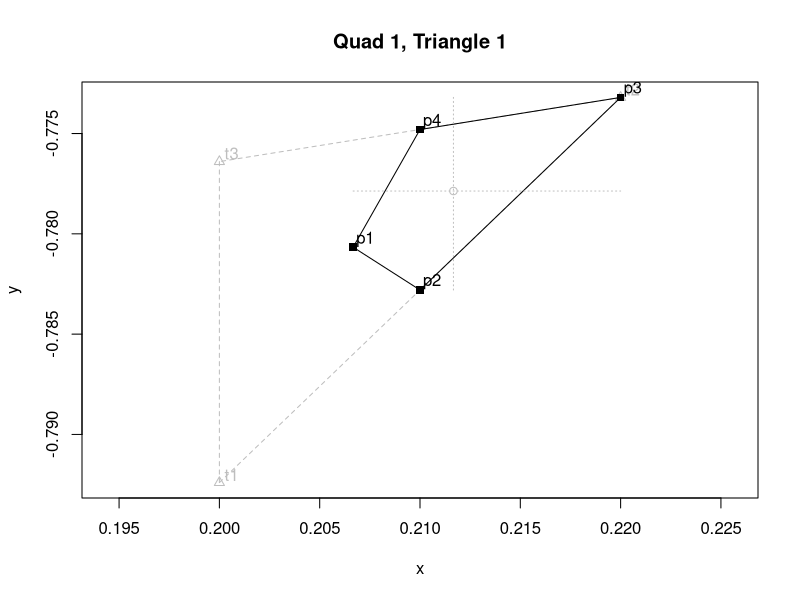
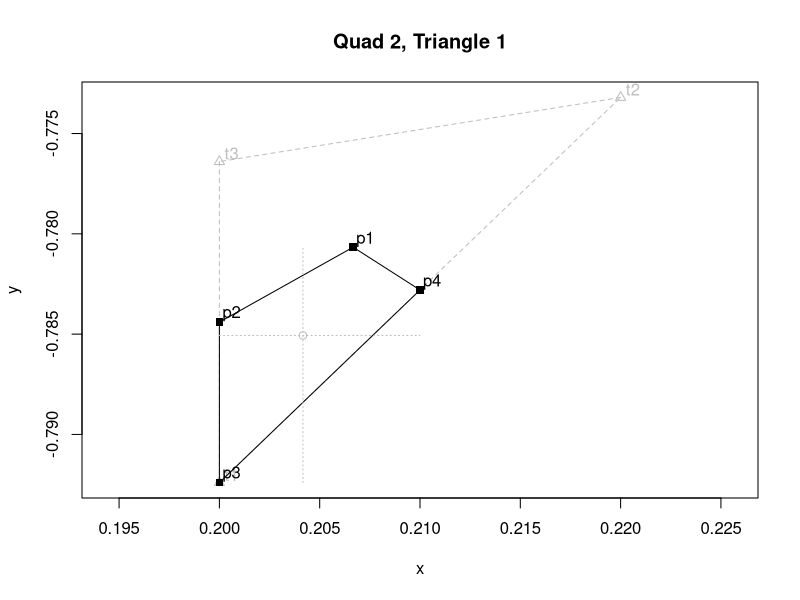
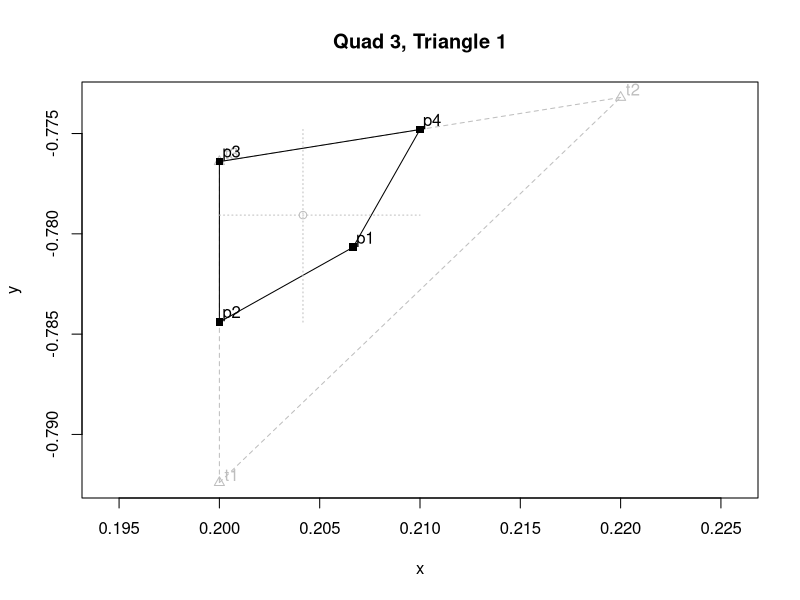
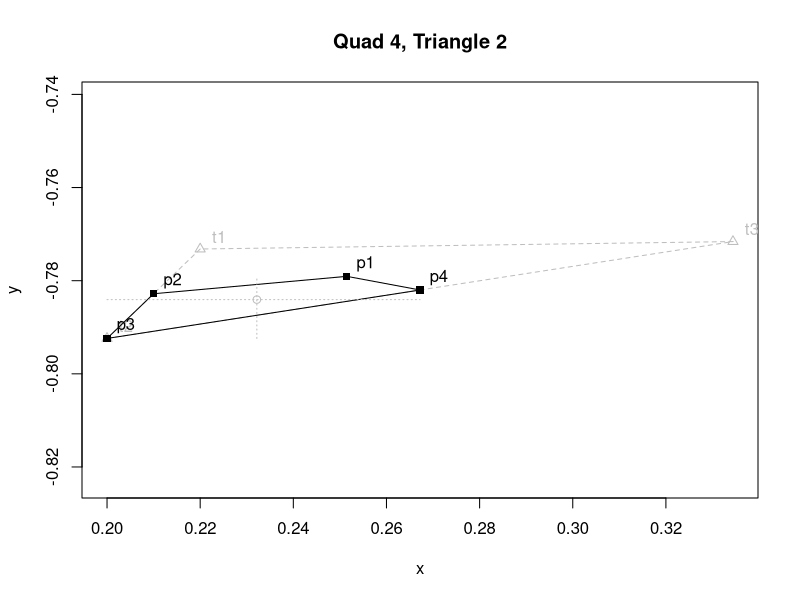
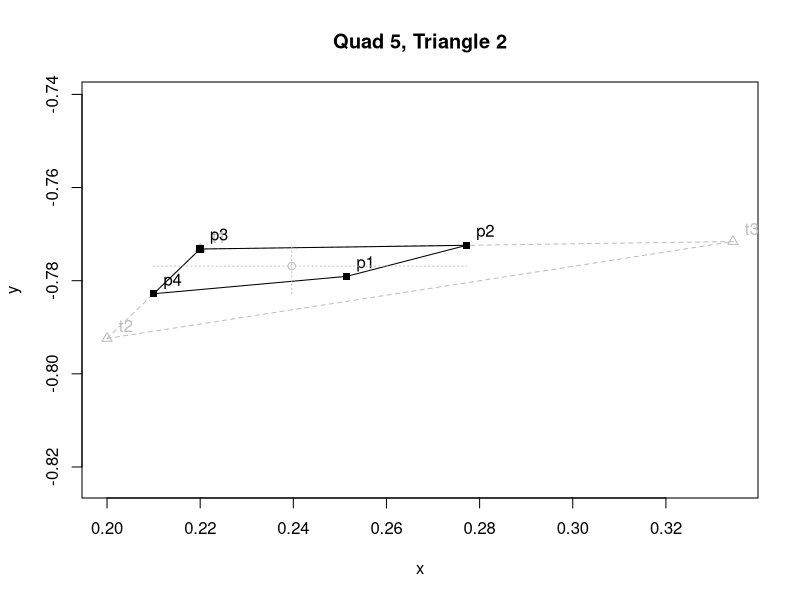
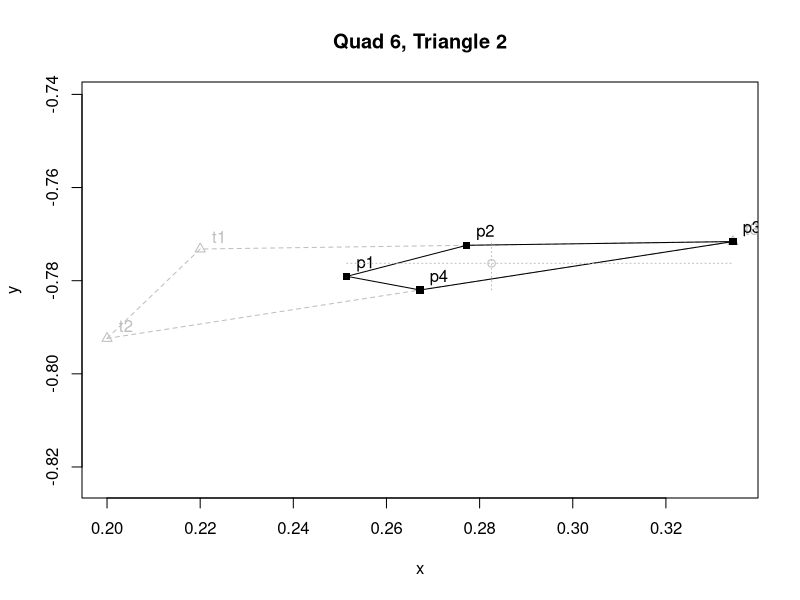
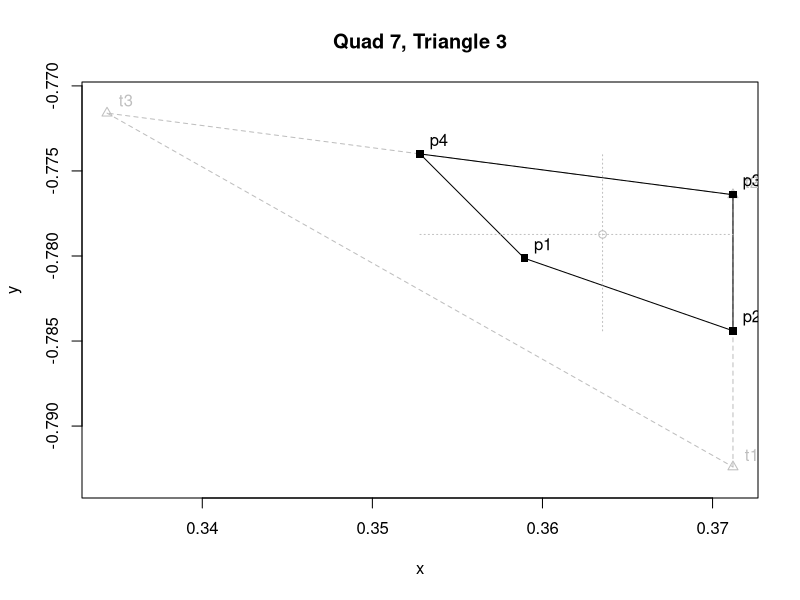
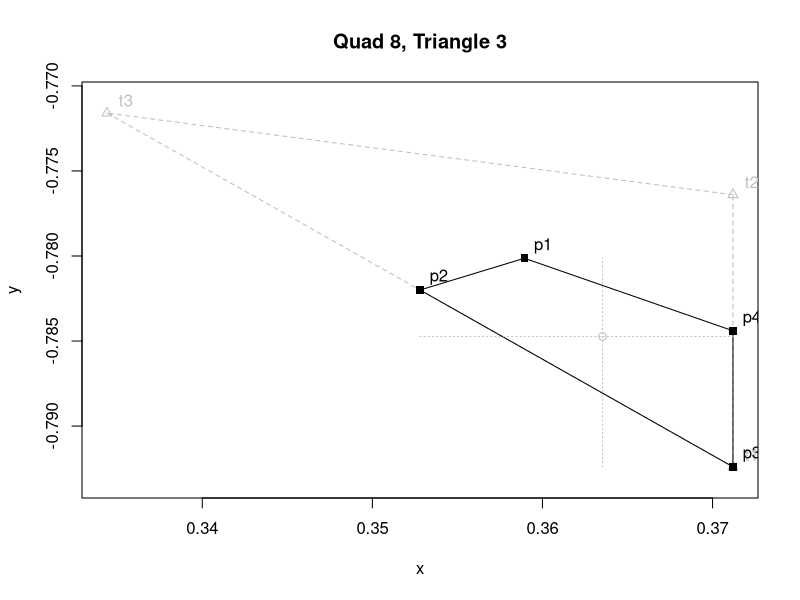

Write R code to recreate these figures, in order.
centroid = function ( X, Y ) {
cx = (X[1] + X[2] + X[3] + X[4]) / 4
cy = (Y[1] + Y[2] + Y[3] + Y[4]) / 4
data.frame( cx, cy )
}

show = function ( X, Y, TX=NULL, TY=NULL, title="" ) {
TL = c( "t1", "t2", "t3" )  #labels for tri  pts
QL = c( "p1", "p2", "p3", "p4" )  #labels for quad pts
width = max( abs( X[1] - X[2] ),
abs( X[1] - X[3] ),
abs( X[1] - X[4] ),
abs( X[2] - X[3] ),
abs( X[2] - X[4] ),
abs( X[3] - X[4] ),
abs( Y[1] - Y[2] ),
abs( Y[1] - Y[3] ),
abs( Y[1] - Y[4] ),
abs( Y[2] - Y[3] ),
abs( Y[2] - Y[4] ),
abs( Y[3] - Y[4] ) )
plot( TX, TY, asp=1, main=title, col="gray", pch=2, xlab="x", ylab="y" )
width = max( width, 
abs( TX[1] - TX[2] ),
abs( TX[1] - TX[3] ),
abs( TX[2] - TX[3] ),
abs( TY[1] - TY[2] ),
abs( TY[1] - TY[3] ),
abs( TY[2] - TY[3] ) )
text( TX+0.03*width, TY+0.02*width, labels=TL, col="gray" )
segments( TX[1], TY[1], TX[2], TY[2], col="gray", lty=2 )
segments( TX[2], TY[2], TX[3], TY[3], col="gray", lty=2 )
segments( TX[3], TY[3], TX[1], TY[1], col="gray", lty=2 )
points( X, Y, pch=15 )
text( X+0.03*width, Y+0.02*width, labels=QL )
segments( X[1], Y[1], X[2], Y[2] )
segments( X[2], Y[2], X[3], Y[3] )
segments( X[3], Y[3], X[4], Y[4] )
segments( X[4], Y[4], X[1], Y[1] )

#calc centroid
c = centroid( X, Y )
#calc limits
minX = X[1]
maxX = X[1]
minY = Y[1]
maxY = Y[1]
for (i in c(2, 3, 4)) {
	if (X[i] < minX)    minX = X[i]
	if (X[i] > maxX)    maxX = X[i]
	if (Y[i] < minY)    minY = Y[i]
	if (Y[i] > maxY)    maxY = Y[i]
}
#draw coordinate system centered at centroid
points( c, col="gray" )
segments( minX, c$cy, maxX, c$cy, col="gray", lty=3 )
segments( c$cx, minY, c$cx, maxY, col="gray", lty=3 )
}

X = c(0.2066666666666667, 0.21000000000000002, 0.22, 0.21000000000000002)
Y = c(-0.7806666666666665, -0.7827999999999999, -0.7732, -0.7747999999999999)
TX = c(0.2, 0.22, 0.2)
TY = c(-0.7924, -0.7732, -0.7764)
show( X, Y, TX, TY, title="Quad 1, Triangle 1")

X = c(0.2066666666666667, 0.2, 0.2, 0.21000000000000002)
Y = c(-0.7806666666666665, -0.7844, -0.7924, -0.7827999999999999)
TX = c(0.2, 0.22, 0.2)
TY = c(-0.7924, -0.7732, -0.7764)
show( X, Y, TX, TY, title="Quad 2, Triangle 1")

X = c(0.2066666666666667, 0.2, 0.2, 0.21000000000000002)
Y = c(-0.7806666666666665, -0.7844, -0.7764, -0.7747999999999999)
TX = c(0.2, 0.22, 0.2)
TY = c(-0.7924, -0.7732, -0.7764)
show( X, Y, TX, TY, title="Quad 3, Triangle 1")

X = c(0.25146666666666667, 0.21000000000000002, 0.2, 0.2672)
Y = c(-0.7790666666666666, -0.7827999999999999, -0.7924, -0.782)
TX = c(0.22, 0.2, 0.3344)
TY = c(-0.7732, -0.7924, -0.7716)
show( X, Y, TX, TY, title="Quad 4, Triangle 2")

X = c(0.25146666666666667, 0.2772, 0.22, 0.21000000000000002)
Y = c(-0.7790666666666666, -0.7724, -0.7732, -0.7827999999999999)
TX = c(0.22, 0.2, 0.3344)
TY = c(-0.7732, -0.7924, -0.7716)
show( X, Y, TX, TY, title="Quad 5, Triangle 2")

X = c(0.25146666666666667, 0.2772, 0.3344, 0.2672)
Y = c(-0.7790666666666666, -0.7724, -0.7716, -0.782)
TX = c(0.22, 0.2, 0.3344)
TY = c(-0.7732, -0.7924, -0.7716)
show( X, Y, TX, TY, title="Quad 6, Triangle 2")

X = c(0.3589333333333333, 0.3712, 0.3712, 0.3528)
Y = c(-0.7801333333333332, -0.7844, -0.7764, -0.774)
TX = c(0.3712, 0.3712, 0.3344)
TY = c(-0.7924, -0.7764, -0.7716)
show( X, Y, TX, TY, title="Quad 7, Triangle 3")

X = c(0.3589333333333333, 0.3528, 0.3712, 0.3712)
Y = c(-0.7801333333333332, -0.782, -0.7924, -0.7844)
TX = c(0.3712, 0.3712, 0.3344)
TY = c(-0.7924, -0.7764, -0.7716)
show( X, Y, TX, TY, title="Quad 8, Triangle 3")

X = c(0.3589333333333333, 0.3528, 0.3344, 0.3528)
Y = c(-0.7801333333333332, -0.782, -0.7716, -0.774)
TX = c(0.3712, 0.3712, 0.3344)
TY = c(-0.7924, -0.7764, -0.7716)
show( X, Y, TX, TY, title="Quad 9, Triangle 3")

X = c(0.2909333333333333, 0.3264, 0.3184, 0.2692)
Y = c(-0.7686666666666667, -0.7664, -0.7612, -0.7672)
TX = c(0.3344, 0.3184, 0.22)
TY = c(-0.7716, -0.7612, -0.7732)
show( X, Y, TX, TY, title="Quad 10, Triangle 4")

X = c(0.2909333333333333, 0.2772, 0.3344, 0.3264)
Y = c(-0.7686666666666667, -0.7724, -0.7716, -0.7664)
TX = c(0.3344, 0.3184, 0.22)
TY = c(-0.7716, -0.7612, -0.7732)
show( X, Y, TX, TY, title="Quad 11, Triangle 4")

X = c(0.2909333333333333, 0.2772, 0.22, 0.2692)
Y = c(-0.7686666666666667, -0.7724, -0.7732, -0.7672)
TX = c(0.3344, 0.3184, 0.22)
TY = c(-0.7716, -0.7612, -0.7732)
show( X, Y, TX, TY, title="Quad 12, Triangle 4")

X = c(0.30186666666666667, 0.3528, 0.3344, 0.2672)
Y = c(-0.7854666666666666, -0.782, -0.7716, -0.782)
TX = c(0.3712, 0.3344, 0.2)
TY = c(-0.7924, -0.7716, -0.7924)
show( X, Y, TX, TY, title="Quad 13, Triangle 5")

X = c(0.30186666666666667, 0.28559999999999997, 0.3712, 0.3528)
Y = c(-0.7854666666666666, -0.7924, -0.7924, -0.782)
TX = c(0.3712, 0.3344, 0.2)
TY = c(-0.7924, -0.7716, -0.7924)
show( X, Y, TX, TY, title="Quad 14, Triangle 5")

X = c(0.30186666666666667, 0.28559999999999997, 0.2, 0.2672)
Y = c(-0.7854666666666666, -0.7924, -0.7924, -0.782)
TX = c(0.3712, 0.3344, 0.2)
TY = c(-0.7924, -0.7716, -0.7924)
show( X, Y, TX, TY, title="Quad 15, Triangle 5")

X = c(0.26133333333333336, 0.2692, 0.3184, 0.28200000000000003)
Y = c(-0.7636, -0.7672, -0.7612, -0.7587999999999999)
TX = c(0.22, 0.3184, 0.2456)
TY = c(-0.7732, -0.7612, -0.7564)
show( X, Y, TX, TY, title="Quad 16, Triangle 6")

X = c(0.26133333333333336, 0.2328, 0.22, 0.2692)
Y = c(-0.7636, -0.7647999999999999, -0.7732, -0.7672)
TX = c(0.22, 0.3184, 0.2456)
TY = c(-0.7732, -0.7612, -0.7564)
show( X, Y, TX, TY, title="Quad 17, Triangle 6")

X = c(0.26133333333333336, 0.2328, 0.2456, 0.28200000000000003)
Y = c(-0.7636, -0.7647999999999999, -0.7564, -0.7587999999999999)
TX = c(0.22, 0.3184, 0.2456)
TY = c(-0.7732, -0.7612, -0.7564)
show( X, Y, TX, TY, title="Quad 18, Triangle 6")

X = c(0.2784, 0.2788, 0.312, 0.2948)
Y = c(-0.7326666666666667, -0.748, -0.7396, -0.7208)
TX = c(0.2456, 0.312, 0.2776)
TY = c(-0.7564, -0.7396, -0.702)
show( X, Y, TX, TY, title="Quad 19, Triangle 7")

X = c(0.2784, 0.2616, 0.2456, 0.2788)
Y = c(-0.7326666666666667, -0.7292, -0.7564, -0.748)
TX = c(0.2456, 0.312, 0.2776)
TY = c(-0.7564, -0.7396, -0.702)
show( X, Y, TX, TY, title="Quad 20, Triangle 7")

X = c(0.2784, 0.2616, 0.2776, 0.2948)
Y = c(-0.7326666666666667, -0.7292, -0.702, -0.7208)
TX = c(0.2456, 0.312, 0.2776)
TY = c(-0.7564, -0.7396, -0.702)
show( X, Y, TX, TY, title="Quad 21, Triangle 7")

X = c(0.292, 0.2788, 0.2456, 0.28200000000000003)
Y = c(-0.7524000000000001, -0.748, -0.7564, -0.7587999999999999)
TX = c(0.312, 0.2456, 0.3184)
TY = c(-0.7396, -0.7564, -0.7612)
show( X, Y, TX, TY, title="Quad 22, Triangle 8")

X = c(0.292, 0.31520000000000004, 0.312, 0.2788)
Y = c(-0.7524000000000001, -0.7504, -0.7396, -0.748)
TX = c(0.312, 0.2456, 0.3184)
TY = c(-0.7396, -0.7564, -0.7612)
show( X, Y, TX, TY, title="Quad 23, Triangle 8")

X = c(0.292, 0.31520000000000004, 0.3184, 0.28200000000000003)
Y = c(-0.7524000000000001, -0.7504, -0.7612, -0.7587999999999999)
TX = c(0.312, 0.2456, 0.3184)
TY = c(-0.7396, -0.7564, -0.7612)
show( X, Y, TX, TY, title="Quad 24, Triangle 8")

X = c(0.30293333333333333, 0.2948, 0.312, 0.3156)
Y = c(-0.7161333333333334, -0.7208, -0.7396, -0.7232000000000001)
TX = c(0.2776, 0.312, 0.3192)
TY = c(-0.702, -0.7396, -0.7068)
show( X, Y, TX, TY, title="Quad 25, Triangle 9")

X = c(0.30293333333333333, 0.2984, 0.2776, 0.2948)
Y = c(-0.7161333333333334, -0.7043999999999999, -0.702, -0.7208)
TX = c(0.2776, 0.312, 0.3192)
TY = c(-0.702, -0.7396, -0.7068)
show( X, Y, TX, TY, title="Quad 26, Triangle 9")

X = c(0.30293333333333333, 0.2984, 0.3192, 0.3156)
Y = c(-0.7161333333333334, -0.7043999999999999, -0.7068, -0.7232000000000001)
TX = c(0.2776, 0.312, 0.3192)
TY = c(-0.702, -0.7396, -0.7068)
show( X, Y, TX, TY, title="Quad 27, Triangle 9")

X = c(0.3802666666666667, 0.3832, 0.2776, 0.326)
Y = c(-0.4932, -0.4548, -0.702, -0.6359999999999999)
TX = c(0.4888, 0.2776, 0.3744)
TY = c(-0.2076, -0.702, -0.57)
show( X, Y, TX, TY, title="Quad 28, Triangle 10")

X = c(0.3802666666666667, 0.4316, 0.4888, 0.3832)
Y = c(-0.4932, -0.3888, -0.2076, -0.4548)
TX = c(0.4888, 0.2776, 0.3744)
TY = c(-0.2076, -0.702, -0.57)
show( X, Y, TX, TY, title="Quad 29, Triangle 10")

X = c(0.3802666666666667, 0.4316, 0.3744, 0.326)
Y = c(-0.4932, -0.3888, -0.57, -0.6359999999999999)
TX = c(0.4888, 0.2776, 0.3744)
TY = c(-0.2076, -0.702, -0.57)
show( X, Y, TX, TY, title="Quad 30, Triangle 10")

X = c(0.33760000000000007, 0.36760000000000004, 0.3744, 0.326)
Y = c(-0.6254666666666666, -0.5871999999999999, -0.57, -0.6359999999999999)
TX = c(0.3608, 0.3744, 0.2776)
TY = c(-0.6044, -0.57, -0.702)
show( X, Y, TX, TY, title="Quad 31, Triangle 11")

X = c(0.33760000000000007, 0.31920000000000004, 0.3608, 0.36760000000000004)
Y = c(-0.6254666666666666, -0.6532, -0.6044, -0.5871999999999999)
TX = c(0.3608, 0.3744, 0.2776)
TY = c(-0.6044, -0.57, -0.702)
show( X, Y, TX, TY, title="Quad 32, Triangle 11")

X = c(0.33760000000000007, 0.31920000000000004, 0.2776, 0.326)
Y = c(-0.6254666666666666, -0.6532, -0.702, -0.6359999999999999)
TX = c(0.3608, 0.3744, 0.2776)
TY = c(-0.6044, -0.57, -0.702)
show( X, Y, TX, TY, title="Quad 33, Triangle 11")

X = c(0.4408, 0.36760000000000004, 0.3608, 0.47400000000000003)
Y = c(-0.5929333333333333, -0.5871999999999999, -0.6044, -0.6044)
TX = c(0.3744, 0.3608, 0.5872)
TY = c(-0.57, -0.6044, -0.6044)
show( X, Y, TX, TY, title="Quad 34, Triangle 12")

X = c(0.4408, 0.4808, 0.3744, 0.36760000000000004)
Y = c(-0.5929333333333333, -0.5871999999999999, -0.57, -0.5871999999999999)
TX = c(0.3744, 0.3608, 0.5872)
TY = c(-0.57, -0.6044, -0.6044)
show( X, Y, TX, TY, title="Quad 35, Triangle 12")

X = c(0.4408, 0.4808, 0.5872, 0.47400000000000003)
Y = c(-0.5929333333333333, -0.5871999999999999, -0.6044, -0.6044)
TX = c(0.3744, 0.3608, 0.5872)
TY = c(-0.57, -0.6044, -0.6044)
show( X, Y, TX, TY, title="Quad 36, Triangle 12")

X = c(0.3192, 0.31920000000000004, 0.2776, 0.2984)
Y = c(-0.6710666666666666, -0.6532, -0.702, -0.7043999999999999)
TX = c(0.3608, 0.2776, 0.3192)
TY = c(-0.6044, -0.702, -0.7068)
show( X, Y, TX, TY, title="Quad 37, Triangle 13")

X = c(0.3192, 0.33999999999999997, 0.3608, 0.31920000000000004)
Y = c(-0.6710666666666666, -0.6556, -0.6044, -0.6532)
TX = c(0.3608, 0.2776, 0.3192)
TY = c(-0.6044, -0.702, -0.7068)
show( X, Y, TX, TY, title="Quad 38, Triangle 13")

X = c(0.3192, 0.33999999999999997, 0.3192, 0.2984)
Y = c(-0.6710666666666666, -0.6556, -0.7068, -0.7043999999999999)
TX = c(0.3608, 0.2776, 0.3192)
TY = c(-0.6044, -0.702, -0.7068)
show( X, Y, TX, TY, title="Quad 39, Triangle 13")

X = c(0.4456, 0.4316, 0.3744, 0.42400000000000004)
Y = c(-0.36946666666666667, -0.3888, -0.57, -0.45039999999999997)
TX = c(0.4888, 0.3744, 0.4736)
TY = c(-0.2076, -0.57, -0.3308)
show( X, Y, TX, TY, title="Quad 40, Triangle 14")

X = c(0.4456, 0.4812, 0.4888, 0.4316)
Y = c(-0.36946666666666667, -0.2692, -0.2076, -0.3888)
TX = c(0.4888, 0.3744, 0.4736)
TY = c(-0.2076, -0.57, -0.3308)
show( X, Y, TX, TY, title="Quad 41, Triangle 14")

X = c(0.4456, 0.4812, 0.4736, 0.42400000000000004)
Y = c(-0.36946666666666667, -0.2692, -0.3308, -0.45039999999999997)
TX = c(0.4888, 0.3744, 0.4736)
TY = c(-0.2076, -0.57, -0.3308)
show( X, Y, TX, TY, title="Quad 42, Triangle 14")

X = c(0.5933333333333334, 0.6004, 0.6216, 0.6004)
Y = c(-0.7801333333333332, -0.782, -0.7716, -0.774)
TX = c(0.5792, 0.6216, 0.5792)
TY = c(-0.7924, -0.7716, -0.7764)
show( X, Y, TX, TY, title="Quad 43, Triangle 15")

X = c(0.5933333333333334, 0.5792, 0.5792, 0.6004)
Y = c(-0.7801333333333332, -0.7844, -0.7924, -0.782)
TX = c(0.5792, 0.6216, 0.5792)
TY = c(-0.7924, -0.7716, -0.7764)
show( X, Y, TX, TY, title="Quad 44, Triangle 15")

X = c(0.5933333333333334, 0.5792, 0.5792, 0.6004)
Y = c(-0.7801333333333332, -0.7844, -0.7764, -0.774)
TX = c(0.5792, 0.6216, 0.5792)
TY = c(-0.7924, -0.7716, -0.7764)
show( X, Y, TX, TY, title="Quad 45, Triangle 15")

X = c(0.6669333333333333, 0.6004, 0.5792, 0.6896)
Y = c(-0.7854666666666666, -0.782, -0.7924, -0.7924)
TX = c(0.6216, 0.5792, 0.8)
TY = c(-0.7716, -0.7924, -0.7924)
show( X, Y, TX, TY, title="Quad 46, Triangle 16")

X = c(0.6669333333333333, 0.7108000000000001, 0.6216, 0.6004)
Y = c(-0.7854666666666666, -0.782, -0.7716, -0.782)
TX = c(0.6216, 0.5792, 0.8)
TY = c(-0.7716, -0.7924, -0.7924)
show( X, Y, TX, TY, title="Quad 47, Triangle 16")

X = c(0.6669333333333333, 0.7108000000000001, 0.8, 0.6896)
Y = c(-0.7854666666666666, -0.782, -0.7924, -0.7924)
TX = c(0.6216, 0.5792, 0.8)
TY = c(-0.7716, -0.7924, -0.7924)
show( X, Y, TX, TY, title="Quad 48, Triangle 16")

X = c(0.7914666666666667, 0.8, 0.8, 0.7872)
Y = c(-0.7803999999999999, -0.7844, -0.7764, -0.7744)
TX = c(0.8, 0.8, 0.7744)
TY = c(-0.7924, -0.7764, -0.7724)
show( X, Y, TX, TY, title="Quad 49, Triangle 17")

X = c(0.7914666666666667, 0.7872, 0.8, 0.8)
Y = c(-0.7803999999999999, -0.7824, -0.7924, -0.7844)
TX = c(0.8, 0.8, 0.7744)
TY = c(-0.7924, -0.7764, -0.7724)
show( X, Y, TX, TY, title="Quad 50, Triangle 17")

X = c(0.7914666666666667, 0.7872, 0.7744, 0.7872)
Y = c(-0.7803999999999999, -0.7824, -0.7724, -0.7744)
TX = c(0.8, 0.8, 0.7744)
TY = c(-0.7924, -0.7764, -0.7724)
show( X, Y, TX, TY, title="Quad 51, Triangle 17")

X = c(0.7173333333333334, 0.6888000000000001, 0.6216, 0.698)
Y = c(-0.7684000000000001, -0.7664, -0.7716, -0.772)
TX = c(0.756, 0.6216, 0.7744)
TY = c(-0.7612, -0.7716, -0.7724)
show( X, Y, TX, TY, title="Quad 52, Triangle 18")

X = c(0.7173333333333334, 0.7652, 0.756, 0.6888000000000001)
Y = c(-0.7684000000000001, -0.7667999999999999, -0.7612, -0.7664)
TX = c(0.756, 0.6216, 0.7744)
TY = c(-0.7612, -0.7716, -0.7724)
show( X, Y, TX, TY, title="Quad 53, Triangle 18")

X = c(0.7173333333333334, 0.7652, 0.7744, 0.698)
Y = c(-0.7684000000000001, -0.7667999999999999, -0.7724, -0.772)
TX = c(0.756, 0.6216, 0.7744)
TY = c(-0.7612, -0.7716, -0.7724)
show( X, Y, TX, TY, title="Quad 54, Triangle 18")

X = c(0.6704, 0.6948000000000001, 0.6336, 0.6276)
Y = c(-0.7652, -0.762, -0.7628, -0.7672)
TX = c(0.756, 0.6336, 0.6216)
TY = c(-0.7612, -0.7628, -0.7716)
show( X, Y, TX, TY, title="Quad 55, Triangle 19")

X = c(0.6704, 0.6888000000000001, 0.756, 0.6948000000000001)
Y = c(-0.7652, -0.7664, -0.7612, -0.762)
TX = c(0.756, 0.6336, 0.6216)
TY = c(-0.7612, -0.7628, -0.7716)
show( X, Y, TX, TY, title="Quad 56, Triangle 19")

X = c(0.6704, 0.6888000000000001, 0.6216, 0.6276)
Y = c(-0.7652, -0.7664, -0.7716, -0.7672)
TX = c(0.756, 0.6336, 0.6216)
TY = c(-0.7612, -0.7628, -0.7716)
show( X, Y, TX, TY, title="Quad 57, Triangle 19")

X = c(0.7319999999999999, 0.698, 0.6216, 0.7108000000000001)
Y = c(-0.7788, -0.772, -0.7716, -0.782)
TX = c(0.7744, 0.6216, 0.8)
TY = c(-0.7724, -0.7716, -0.7924)
show( X, Y, TX, TY, title="Quad 58, Triangle 20")

X = c(0.7319999999999999, 0.7872, 0.7744, 0.698)
Y = c(-0.7788, -0.7824, -0.7724, -0.772)
TX = c(0.7744, 0.6216, 0.8)
TY = c(-0.7724, -0.7716, -0.7924)
show( X, Y, TX, TY, title="Quad 59, Triangle 20")

X = c(0.7319999999999999, 0.7872, 0.8, 0.7108000000000001)
Y = c(-0.7788, -0.7824, -0.7924, -0.782)
TX = c(0.7744, 0.6216, 0.8)
TY = c(-0.7724, -0.7716, -0.7924)
show( X, Y, TX, TY, title="Quad 60, Triangle 20")

X = c(0.6066666666666668, 0.5396000000000001, 0.5744, 0.6576)
Y = c(-0.5057333333333333, -0.3888, -0.57, -0.6548)
TX = c(0.5048, 0.5744, 0.7408)
TY = c(-0.2076, -0.57, -0.7396)
show( X, Y, TX, TY, title="Quad 61, Triangle 21")

X = c(0.6066666666666668, 0.6228, 0.5048, 0.5396000000000001)
Y = c(-0.5057333333333333, -0.4736, -0.2076, -0.3888)
TX = c(0.5048, 0.5744, 0.7408)
TY = c(-0.2076, -0.57, -0.7396)
show( X, Y, TX, TY, title="Quad 62, Triangle 21")

X = c(0.6066666666666668, 0.6228, 0.7408, 0.6576)
Y = c(-0.5057333333333333, -0.4736, -0.7396, -0.6548)
TX = c(0.5048, 0.5744, 0.7408)
TY = c(-0.2076, -0.57, -0.7396)
show( X, Y, TX, TY, title="Quad 63, Triangle 21")

X = c(0.512, 0.4808, 0.5872, 0.5808)
Y = c(-0.5814666666666666, -0.5871999999999999, -0.6044, -0.5871999999999999)
TX = c(0.3744, 0.5872, 0.5744)
TY = c(-0.57, -0.6044, -0.57)
show( X, Y, TX, TY, title="Quad 64, Triangle 22")

X = c(0.512, 0.47440000000000004, 0.3744, 0.4808)
Y = c(-0.5814666666666666, -0.57, -0.57, -0.5871999999999999)
TX = c(0.3744, 0.5872, 0.5744)
TY = c(-0.57, -0.6044, -0.57)
show( X, Y, TX, TY, title="Quad 65, Triangle 22")

X = c(0.512, 0.47440000000000004, 0.5744, 0.5808)
Y = c(-0.5814666666666666, -0.57, -0.57, -0.5871999999999999)
TX = c(0.3744, 0.5872, 0.5744)
TY = c(-0.57, -0.6044, -0.57)
show( X, Y, TX, TY, title="Quad 66, Triangle 22")

X = c(0.4890666666666667, 0.4812, 0.4736, 0.4892)
Y = c(-0.24866666666666667, -0.2692, -0.3308, -0.2692)
TX = c(0.4888, 0.4736, 0.5048)
TY = c(-0.2076, -0.3308, -0.2076)
show( X, Y, TX, TY, title="Quad 67, Triangle 23")

X = c(0.4890666666666667, 0.4968, 0.4888, 0.4812)
Y = c(-0.24866666666666667, -0.2076, -0.2076, -0.2692)
TX = c(0.4888, 0.4736, 0.5048)
TY = c(-0.2076, -0.3308, -0.2076)
show( X, Y, TX, TY, title="Quad 68, Triangle 23")

X = c(0.4890666666666667, 0.4968, 0.5048, 0.4892)
Y = c(-0.24866666666666667, -0.2076, -0.2076, -0.2692)
TX = c(0.4888, 0.4736, 0.5048)
TY = c(-0.2076, -0.3308, -0.2076)
show( X, Y, TX, TY, title="Quad 69, Triangle 23")

X = c(0.6341333333333333, 0.5808, 0.5872, 0.664)
Y = c(-0.638, -0.5871999999999999, -0.6044, -0.672)
TX = c(0.5744, 0.5872, 0.7408)
TY = c(-0.57, -0.6044, -0.7396)
show( X, Y, TX, TY, title="Quad 70, Triangle 24")

X = c(0.6341333333333333, 0.6576, 0.5744, 0.5808)
Y = c(-0.638, -0.6548, -0.57, -0.5871999999999999)
TX = c(0.5744, 0.5872, 0.7408)
TY = c(-0.57, -0.6044, -0.7396)
show( X, Y, TX, TY, title="Quad 71, Triangle 24")

X = c(0.6341333333333333, 0.6576, 0.7408, 0.664)
Y = c(-0.638, -0.6548, -0.7396, -0.672)
TX = c(0.5744, 0.5872, 0.7408)
TY = c(-0.57, -0.6044, -0.7396)
show( X, Y, TX, TY, title="Quad 72, Triangle 24")

X = c(0.5176, 0.524, 0.5744, 0.5396000000000001)
Y = c(-0.36946666666666667, -0.45039999999999997, -0.57, -0.3888)
TX = c(0.4736, 0.5744, 0.5048)
TY = c(-0.3308, -0.57, -0.2076)
show( X, Y, TX, TY, title="Quad 73, Triangle 25")

X = c(0.5176, 0.4892, 0.4736, 0.524)
Y = c(-0.36946666666666667, -0.2692, -0.3308, -0.45039999999999997)
TX = c(0.4736, 0.5744, 0.5048)
TY = c(-0.3308, -0.57, -0.2076)
show( X, Y, TX, TY, title="Quad 74, Triangle 25")

X = c(0.5176, 0.4892, 0.5048, 0.5396000000000001)
Y = c(-0.36946666666666667, -0.2692, -0.2076, -0.3888)
TX = c(0.4736, 0.5744, 0.5048)
TY = c(-0.3308, -0.57, -0.2076)
show( X, Y, TX, TY, title="Quad 75, Triangle 25")

X = c(0.6712000000000001, 0.6872, 0.7408, 0.69)
Y = c(-0.7489333333333335, -0.7512000000000001, -0.7396, -0.742)
TX = c(0.6336, 0.7408, 0.6392)
TY = c(-0.7628, -0.7396, -0.7444)
show( X, Y, TX, TY, title="Quad 76, Triangle 26")

X = c(0.6712000000000001, 0.6364000000000001, 0.6336, 0.6872)
Y = c(-0.7489333333333335, -0.7536, -0.7628, -0.7512000000000001)
TX = c(0.6336, 0.7408, 0.6392)
TY = c(-0.7628, -0.7396, -0.7444)
show( X, Y, TX, TY, title="Quad 77, Triangle 26")

X = c(0.6712000000000001, 0.6364000000000001, 0.6392, 0.69)
Y = c(-0.7489333333333335, -0.7536, -0.7444, -0.742)
TX = c(0.6336, 0.7408, 0.6392)
TY = c(-0.7628, -0.7396, -0.7444)
show( X, Y, TX, TY, title="Quad 78, Triangle 26")

X = c(0.7101333333333333, 0.6872, 0.6336, 0.6948000000000001)
Y = c(-0.7545333333333334, -0.7512000000000001, -0.7628, -0.762)
TX = c(0.7408, 0.6336, 0.756)
TY = c(-0.7396, -0.7628, -0.7612)
show( X, Y, TX, TY, title="Quad 79, Triangle 27")

X = c(0.7101333333333333, 0.7484, 0.7408, 0.6872)
Y = c(-0.7545333333333334, -0.7504, -0.7396, -0.7512000000000001)
TX = c(0.7408, 0.6336, 0.756)
TY = c(-0.7396, -0.7628, -0.7612)
show( X, Y, TX, TY, title="Quad 80, Triangle 27")

X = c(0.7101333333333333, 0.7484, 0.756, 0.6948000000000001)
Y = c(-0.7545333333333334, -0.7504, -0.7612, -0.762)
TX = c(0.7408, 0.6336, 0.756)
TY = c(-0.7396, -0.7628, -0.7612)
show( X, Y, TX, TY, title="Quad 81, Triangle 27")

X = c(0.6496000000000001, 0.6808000000000001, 0.7408, 0.664)
Y = c(-0.6761333333333334, -0.712, -0.7396, -0.672)
TX = c(0.6208, 0.7408, 0.5872)
TY = c(-0.6844, -0.7396, -0.6044)
show( X, Y, TX, TY, title="Quad 82, Triangle 28")

X = c(0.6496000000000001, 0.6040000000000001, 0.6208, 0.6808000000000001)
Y = c(-0.6761333333333334, -0.6444000000000001, -0.6844, -0.712)
TX = c(0.6208, 0.7408, 0.5872)
TY = c(-0.6844, -0.7396, -0.6044)
show( X, Y, TX, TY, title="Quad 83, Triangle 28")

X = c(0.6496000000000001, 0.6040000000000001, 0.5872, 0.664)
Y = c(-0.6761333333333334, -0.6444000000000001, -0.6044, -0.672)
TX = c(0.6208, 0.7408, 0.5872)
TY = c(-0.6844, -0.7396, -0.6044)
show( X, Y, TX, TY, title="Quad 84, Triangle 28")

X = c(0.6669333333333333, 0.6808000000000001, 0.6208, 0.63)
Y = c(-0.7228, -0.712, -0.6844, -0.7143999999999999)
TX = c(0.7408, 0.6208, 0.6392)
TY = c(-0.7396, -0.6844, -0.7444)
show( X, Y, TX, TY, title="Quad 85, Triangle 29")

X = c(0.6669333333333333, 0.69, 0.7408, 0.6808000000000001)
Y = c(-0.7228, -0.742, -0.7396, -0.712)
TX = c(0.7408, 0.6208, 0.6392)
TY = c(-0.7396, -0.6844, -0.7444)
show( X, Y, TX, TY, title="Quad 86, Triangle 29")

X = c(0.6669333333333333, 0.69, 0.6392, 0.63)
Y = c(-0.7228, -0.742, -0.7444, -0.7143999999999999)
TX = c(0.7408, 0.6208, 0.6392)
TY = c(-0.7396, -0.6844, -0.7444)
show( X, Y, TX, TY, title="Quad 87, Triangle 29")


